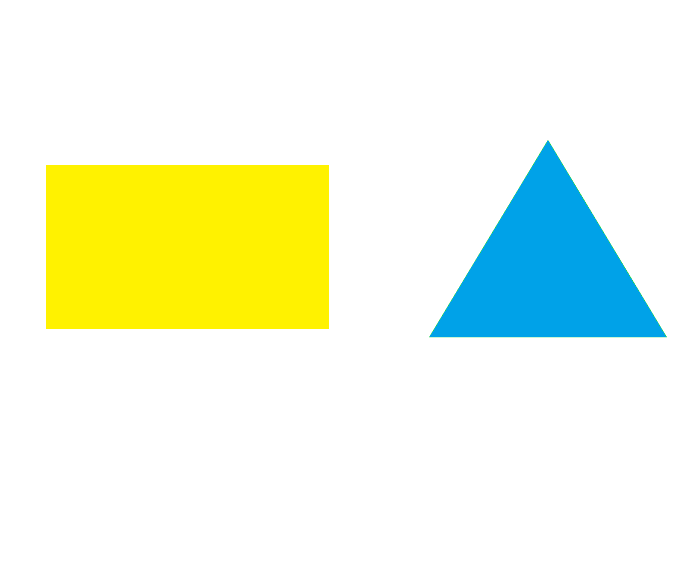
#> input picture Order Examples/no main course no starter.png, 696 x 564 px, found by its file name
$ python 'Project Code.py'
#> lines starting #> are read from the running program, lines starting #| are printed output that depends on the picture; after the words box and inside, x2 and y2 are one past the last pixel; in counts of white or black regions, pixels touching at a corner belong together
import cv2
import numpy as np
import os

# The MenuOrderProcessor class processes a menu and evaluates orders.
class MenuOrderProcessor:
    def __init__(self):
        # Define the menu with food items, shapes, and prices for each color.
        self.menu = {
            "green": { #Starters
                "rectangle": ("Soup", 15),
                "pentagon": ("Cheese Platter", 16),
                "triangle": ("Garlic Bread", 22)
            },
            "yellow": { #Snacks
                "rectangle": ("Crispy Chicken", 20),
                "pentagon": ("Fish&Chips", 18),
                "triangle": ("Omlet", 12)
            },
            "orange": { #Main Course
                "rectangle": ("Meatballs", 30),
                "pentagon": ("Casseroles", 28),
                "triangle": ("Fajitas", 25)
            },
            "blue": { #Desserts
                "rectangle": ("Souffle", 17),
                "pentagon": ("Tiramisu", 19),
                "triangle": ("Cheesecake", 21)
            }
        }

    # The main function that processes orders.
    def process_order(self, image_path):
        img = cv2.imread(image_path)
#> img is the input picture: shape (564, 696, 3); mean B, G, R 223.4, 247.9, 239.7
        if img is None:
            print(f"Error: Unable to load image from '{image_path}'.")
            return

        # Convert the image to HSV color space.
        hsv = cv2.cvtColor(img, cv2.COLOR_BGR2HSV)
#> hsv: shape (564, 696, 3); mean H, S, V 9.3, 45.4, 253.6

        # Define color ranges for each food category.
        color_ranges = {
            "yellow": (np.array([20, 100, 100]), np.array([30, 255, 255])),
            "blue": (np.array([75, 100, 100]), np.array([130, 255, 255])),
            "green": (np.array([50, 100, 100]), np.array([70, 255, 255])),
            "orange": (np.array([0, 100, 100]), np.array([20, 255, 255]))
        }

        # Instantiate classes for shape detection and order processing.
        shape_detector = ShapeDetector()
        order_processor = OrderProcessor(self.menu)

        # Process orders and get error messages.
        detected_orders, error_messages = order_processor.process_orders(img, hsv, color_ranges, shape_detector)

        # Confirm the order and print information.
        self.confirm_order(detected_orders, error_messages)

        # Print error messages.
        for message in error_messages:
            print(message)

        # Display the processed order image.
        cv2.imshow("Processed Order", img)
        cv2.waitKey(0)
        cv2.destroyAllWindows()

    # Confirm the order operations.
    def confirm_order(self, detected_orders, error_messages):
        if not detected_orders:
            print("Error: No valid orders detected.")
            return

        # Generate an order summary and calculate the total amount.
        order_summary = OrderProcessor.generate_order_summary(detected_orders)
        total_amount = OrderProcessor.calculate_total_amount(detected_orders)

        print(f"Your order is: {order_summary}. ")

        # If there are no error messages, ask for confirmation.
        if error_messages == []:
            confirmation = input("Do you confirm your order? (yes/no): ").strip().lower()

            # Process confirmation response.
            if confirmation == "yes":
                print(f"Your food is being prepared. The total amount you have to pay: {total_amount} TL.")
            else:
                print("Your order has been canceled.")


# The OrderProcessor class processes orders and calculates the total amount.
class OrderProcessor:
    def __init__(self, menu):
        self.menu = menu

    # Function to process orders.
    def process_orders(self, img, hsv, color_ranges, shape_detector):
        detected_orders = {}
        multiple_selection_error = False
        required_selections = {"green": False, "orange": False}
        error_messages = []

        for color, (lower, upper) in color_ranges.items():
            mask = cv2.inRange(hsv, lower, upper)
            contours, _ = cv2.findContours(mask.copy(), cv2.RETR_EXTERNAL, cv2.CHAIN_APPROX_SIMPLE)

            for contour in contours:
                epsilon = 0.04 * cv2.arcLength(contour, True)
                approx = cv2.approxPolyDP(contour, epsilon, True)
                x, y, w, h = cv2.boundingRect(contour)
                shape = shape_detector.identify_shape(len(approx))
                if shape:
                    if color in detected_orders:
                        multiple_selection_error = True
                        error_messages.append("Caution: You can only choose one food from the same group.")
                        break

                    order, price = self.menu[color].get(shape, ("Unknown Dish", 0))
                    detected_orders[color] = (order, shape, price)
                    required_selections[color] = True

                    cv2.rectangle(img, (x, y), (x + w, y + h), (0, 255, 0), 2)
                    cv2.putText(img, f"{order} ({price} TL)", (x, y), cv2.FONT_HERSHEY_SIMPLEX, 0.5, (0, 0, 255), 2)
#> this loop made 4 passes
#> contours on passes 1, 3: [[[46, 165], [46, 328], [328, 328], [328, 165]]], 156 contours, all with area under 20
#> pass 1, in process_orders, `mask = cv2.inRange(hsv, lower, upper)`:
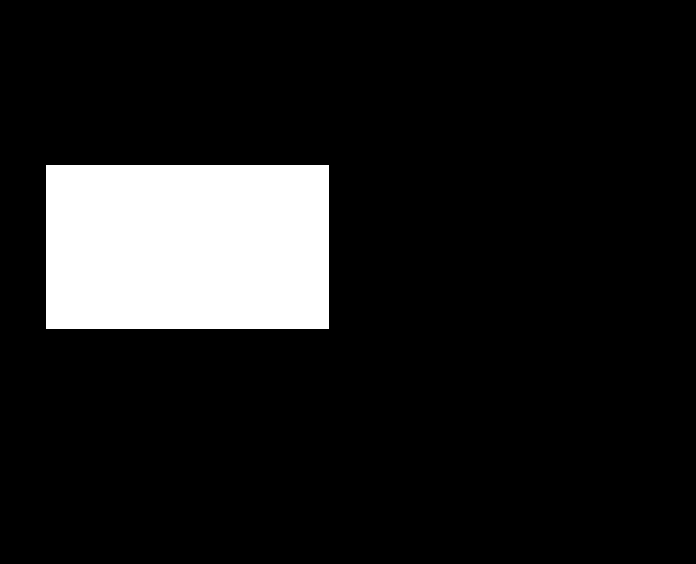
#> mask: shape (564, 696); 11.8% white; 1 white region, box (x1, y1, x2, y2) and area: (46, 165, 329, 329) 46412
#> pass 2, in process_orders, `mask = cv2.inRange(hsv, lower, upper)`:
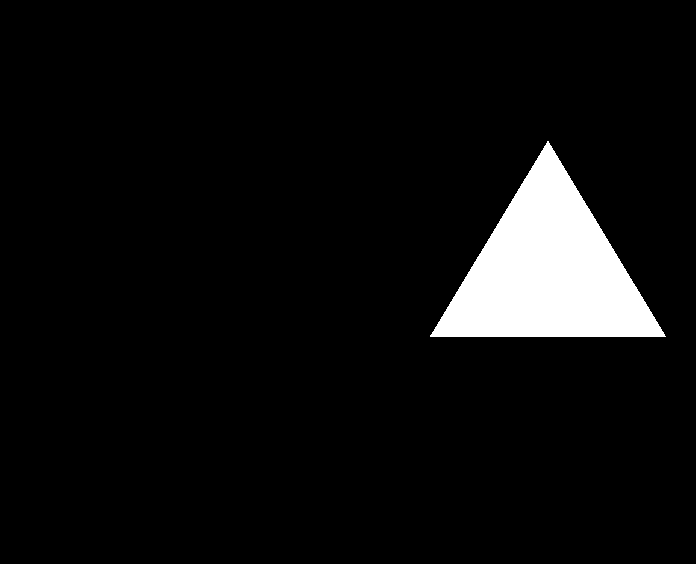
#> mask: shape (564, 696); 5.9% white; 1 white region, box (x1, y1, x2, y2) and area: (430, 141, 666, 337) 23253
#> pass 3, in process_orders, `mask = cv2.inRange(hsv, lower, upper)`:
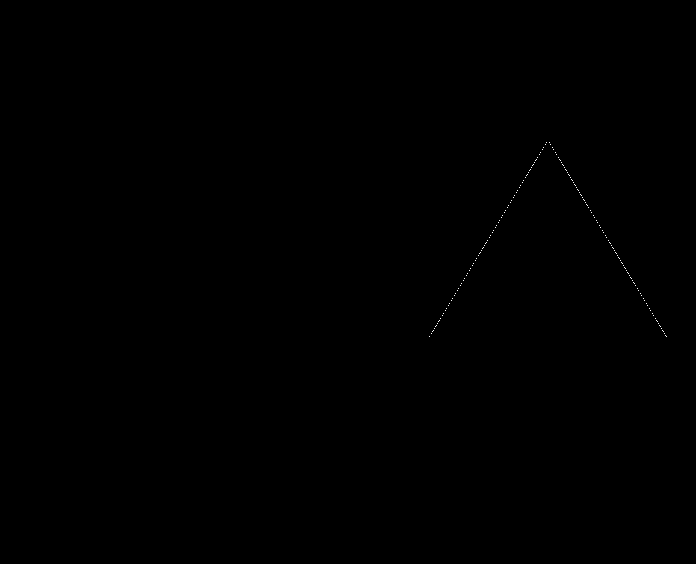
#> mask: shape (564, 696); 0.05% white in thin lines or dots, all inside (x1, y1, x2, y2) = (429, 142, 667, 337)
#> after the loop:
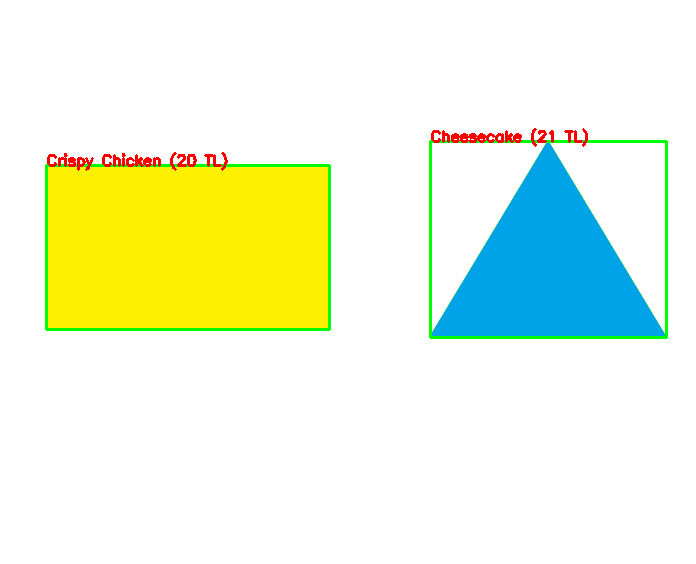
#> img: shape (564, 696, 3); 1.75% of pixels changed, all inside (x1, y1, x2, y2) = (45, 128, 668, 339)
#> after the loop, detected_orders = {'yellow': ('Crispy Chicken', 'rectangle', 20), 'blue': ('Cheesecake', 'triangle', 21)}; error_messages = []; required_selections = {'green': False, 'orange': False, 'yellow': True, 'blue': True}

        if not required_selections["green"] and not required_selections["orange"]:
            error_messages.append("Caution: To continue, you must select one main course and one starter.")
        else:
            if not required_selections["green"]:
                error_messages.append("Caution: To continue, you must select one starter.")
            if not required_selections["orange"]:
                error_messages.append("Caution: To continue, you must select one main course.")
            if len(detected_orders) == 1:
                error_messages.append("Caution: To continue, you must select more than one dish.")

        return detected_orders, error_messages

    # Static method to generate an order summary.
    @staticmethod
    def generate_order_summary(detected_orders):
        return ", ".join([f"{order} ({price} TL)" for _, (order, _, price) in detected_orders.items()])

    # Static method to calculate the total amount.
    @staticmethod
    def calculate_total_amount(detected_orders):
        return sum([price for _, (_, _, price) in detected_orders.items()])


# The ShapeDetector class identifies shapes based on the number of vertices.
class ShapeDetector:
    @staticmethod
    def identify_shape(vertices):
        if vertices == 3:
            return "triangle"
        elif vertices == 4:
            return "rectangle"
        elif vertices == 5:
            return "pentagon"
        return None


# Usage
processor = MenuOrderProcessor()
image_path = "D:\\menu orders\\no main course no starter.png"  # Path to the image file
if os.path.exists(image_path):  # Check if the file exists
    processor.process_order(image_path)
#> in process_order, `detected_orders, error_messages = order_processor.process_orders(img, ..`: error_messages = 1 item
#> in confirm_order, `total_amount = OrderProcessor.calculate_total_amount(detected_orders)`: total_amount = 41
#| Your order is: Crispy Chicken (20 TL), Cheesecake (21 TL).
#> the loop in process_order, `for message in error_messages:` made 1 pass
#| Caution: To continue, you must select one main course and one starter.
else:
    print(f"Error: '{image_path}' file does not found.")

$ run again, with Order Examples/only one selected food.png copied over Order Examples/no main course no starter.png
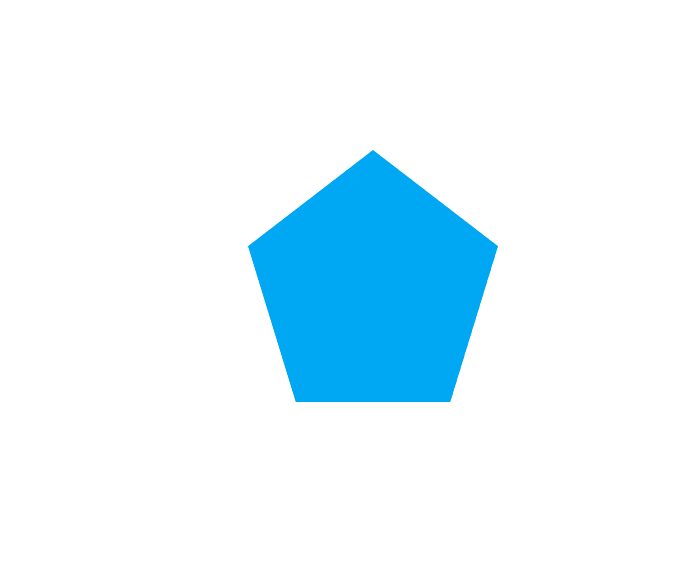
#> input picture Order Examples/only one selected food.png, 696 x 564 px, found by its file name
#> in process_order, img is the input picture: shape (564, 696, 3); mean B, G, R 253.7, 245.3, 226.7
#> hsv: shape (564, 696, 3); mean H, S, V 11, 28.3, 253.7
#> the loop in process_orders, `for color, (lower, upper) in color_ranges.items():` made 4 passes
#> pass 2, in process_orders, `mask = cv2.inRange(hsv, lower, upper)`:
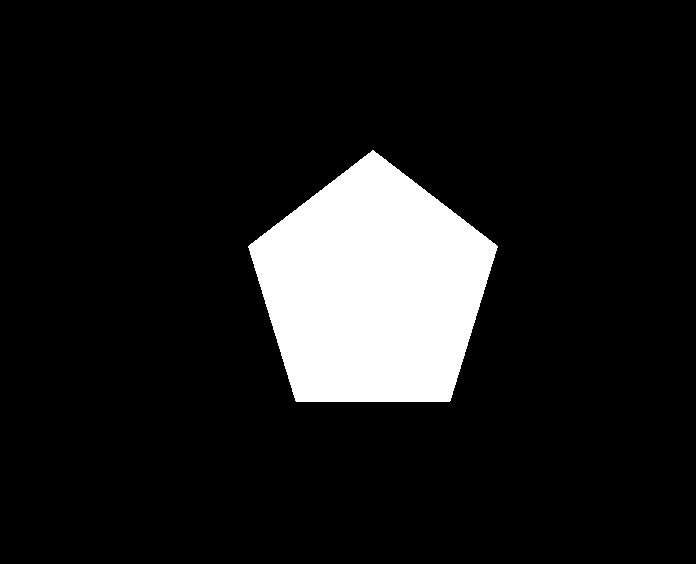
#> mask: shape (564, 696); 11.1% white; 1 white region, box (x1, y1, x2, y2) and area: (248, 150, 498, 402) 43580
#> after the loop in process_orders, `for color, (lower, upper) in color_ranges.items():`:
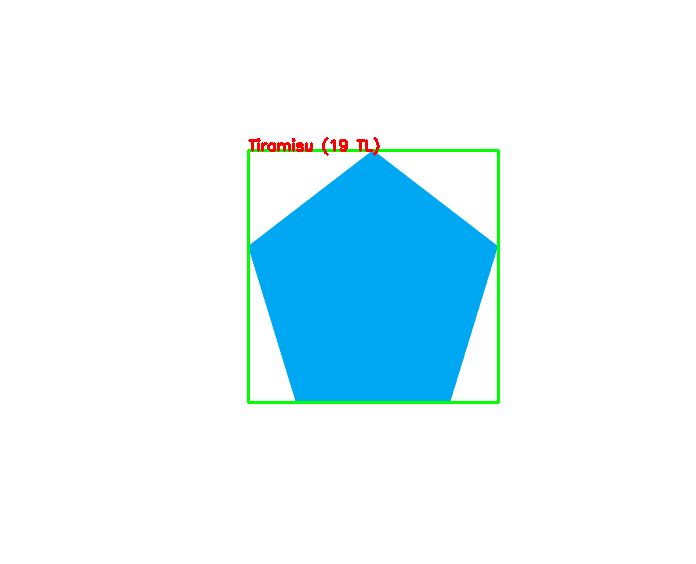
#> img: shape (564, 696, 3); 0.92% of pixels changed, all inside (x1, y1, x2, y2) = (247, 137, 500, 404)
#> after the loop in process_orders, `for color, (lower, upper) in color_ranges.items():`: detected_orders = {'blue': ('Tiramisu', 'pentagon', 19)}; error_messages = []; required_selections = {'green': False, 'orange': False, 'blue': True}
#> in process_order, `detected_orders, error_messages = order_processor.process_orders(img, ..`: detected_orders = {'blue': ('Tiramisu', 'pentagon', 19)}; error_messages = 1 item
#> order_summary = 'Tiramisu (19 TL)'
#> total_amount = 19
#| Your order is: Tiramisu (19 TL).
#> the loop in process_order, `for message in error_messages:` made 1 pass
#| Caution: To continue, you must select one main course and one starter.

$ run again, with Order Examples/true menu.png copied over Order Examples/no main course no starter.png
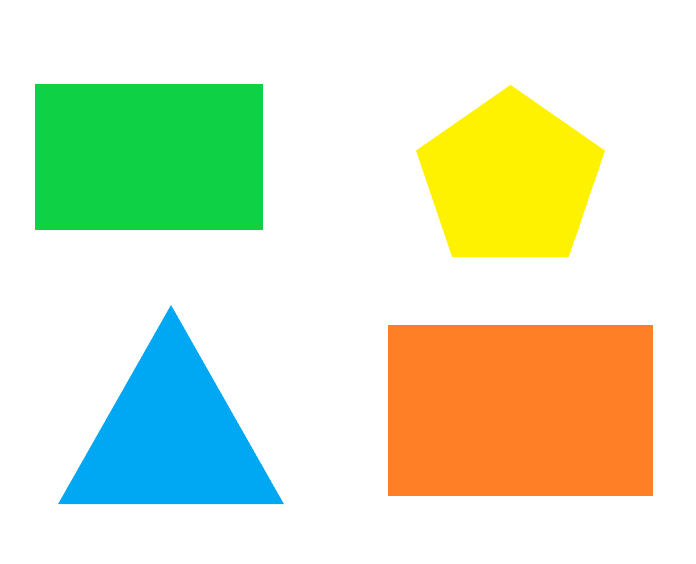
#> input picture Order Examples/true menu.png, 696 x 564 px, found by its file name
#> in process_order, img is the input picture: shape (564, 696, 3); mean B, G, R 199, 230.6, 219.9
#> hsv: shape (564, 696, 3); mean H, S, V 14.5, 74.4, 250.4
#> the loop in process_orders, `for color, (lower, upper) in color_ranges.items():` made 4 passes
#> contours on passes 3 to 4: [[[35, 84], [35, 229], [262, 229], [262, 84]]], [[[388, 325], [388, 495], [652, 495], [652, 325]]]
#> pass 1, in process_orders, `mask = cv2.inRange(hsv, lower, upper)`:
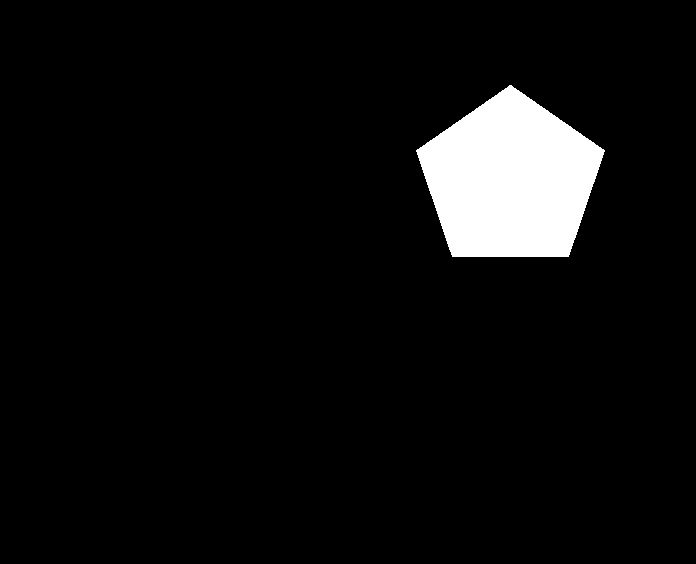
#> mask: shape (564, 696); 5.7% white; 1 white region, box (x1, y1, x2, y2) and area: (416, 85, 605, 257) 22509
#> after the loop in process_orders, `for color, (lower, upper) in color_ranges.items():`:
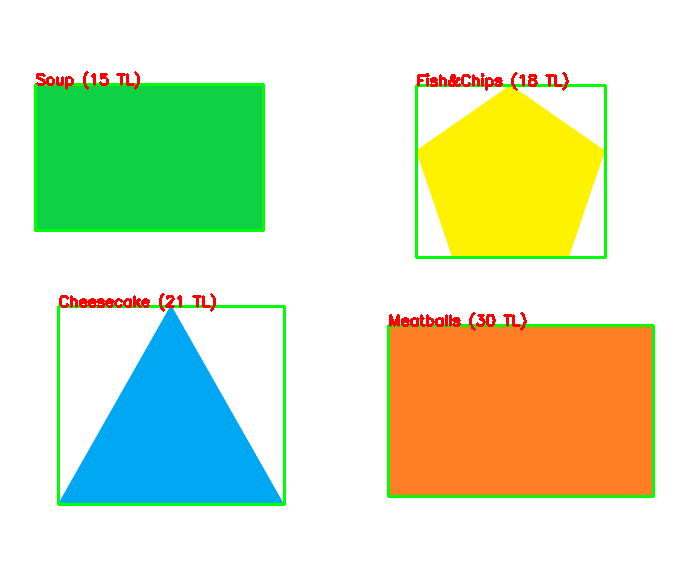
#> img: shape (564, 696, 3); 3.12% of pixels changed, all inside (x1, y1, x2, y2) = (34, 71, 655, 506)
#> after the loop in process_orders, `for color, (lower, upper) in color_ranges.items():`: detected_orders = {'yellow': ('Fish&Chips', 'pentagon', 18), 'blue': ('Cheesecake', 'triangle', 21), 'green': ('Soup', 'rectangle', 15), 'orange': ('Meatballs', 'rectangle', 30)}; error_messages = []; required_selections = {'green': True, 'orange': True, 'yellow': True, 'blue': True}
#> in process_order, `detected_orders, error_messages = order_processor.process_orders(img, ..`: error_messages = []
#> total_amount = 84
#| Your order is: Fish&Chips (18 TL), Cheesecake (21 TL), Soup (15 TL), Meatballs (30 TL).
